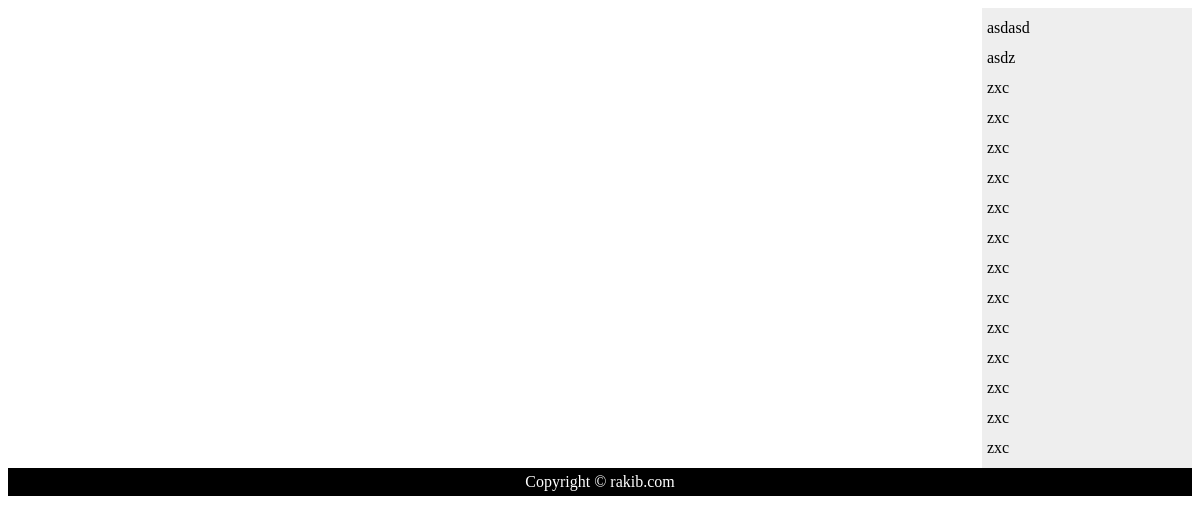
The page /acm on the database as committed earlier.
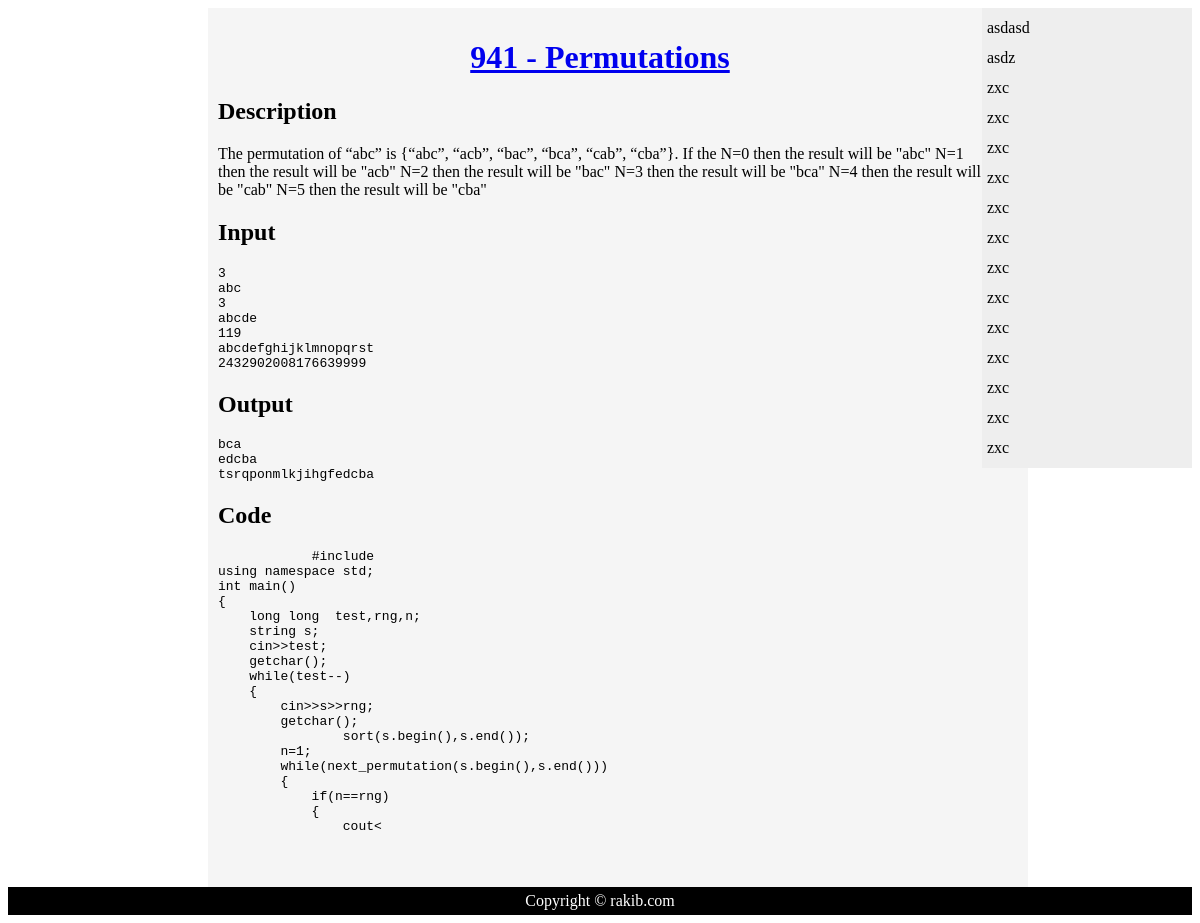
The same page on the database as committed later.
### blog/models.py (models this page shows, shortened)
class UvaSolve(models.Model):
    title = models.CharField(max_length=100)
    url_txt = models.URLField(max_length=200)
    description = models.TextField()
    critical_input = models.TextField()
    critical_output = models.TextField()
    code_txt = models.TextField()

### blog/views.py (the view)
# urls.py: path('acm', views.AcmView.as_view(), name='acm'),
class AcmView(ListView):
    template_name = "AcmView.html"
    model = UvaSolve
    context_object_name = "uva_codes" #it defines the context name what i call in the html

### blog/templates/AcmView.html (shortened to what this page needs)
{% load static %}
<!DOCTYPE HTML>
<html>
<head>
    <link rel="stylesheet" type="text/css" href="{% static 'CSS/vs.css' %}">
</head>
<body>
<div class="c-nav">
    asdasd<br>
    asdz<br>
    zxc<br>
    zxc<br>
    zxc<br>
    zxc<br>
    zxc<br>
    zxc<br>
    zxc<br>
    zxc<br>
    zxc<br>
    zxc<br>
    zxc<br>
    zxc<br>
    zxc<br>
</div>
{% for uva in uva_codes %}
    <div class="c-section">
    <h1 style="text-align: center;"><a href="{{ uva.url_txt }}">{{ uva.title }}</a></h1>
    <h2 style="text-align: left">Description</h2>
    {{ uva.description }}
    <h2 style="text-align: left">Input</h2>
    <pre>{{ uva.critical_input | safe }}</pre>
    <h2 style="text-align: left">Output</h2>
    <pre>{{ uva.critical_output | safe }}</pre>
    <h2 style="text-align: left">Code</h2>
    {% load pygmentify %}
    {% pygment %}
        <pre lang='c'>
            {{ uva.code_txt | safe }}
        </pre>
    {% endpygment %}
    </div>
{% endfor %}
    <div class="c-footer">
        Copyright © rakib.com
    </div>
</body>
</html>

### blog/templates/AcmView.html (style rules this page uses)
.c-nav { line-height: 30px; background-color: #eeeeee; height: fit-content; width: 200px; float: right; padding: 5px; }
.c-section { width: 800px; float: center; padding: 10px; margin-left: 200px; background-color: whitesmoke; }
.c-footer { background-color: black; color: white; clear: both; text-align: center; padding: 5px; }

Rows that differ between the two databases and show on the page:
added UvaSolve: title "941 - Permutations", description "The permutation of “abc” is {“abc”, “acb”, “bac”, “bca”, “cab”, “cba”}. If the N=0 then the result will be \"abc\" N=1 then the result will be \"acb\" N=2 then the result will be \"bac\" N=3 then the result will be \"bca\" N=4 then the result will be \"cab\" N=5 then the result will be \"cba\"", critical_input "3 abc 3 abcde 119 abcdefghijklmnopqrst 2432902008176639999", critical_output "bca edcba tsrqponmlkjihgfedcba", code_txt "#include using namespace std; int main() { long long test,rng,n; string s; cin>>test; getchar(); while(test--) { cin>>s>>rng; getchar(); sort(s.begin(),s.end()); n=1; while(next_permutation(s.begin(),s.end())) { if(n==rng) { cout<"
